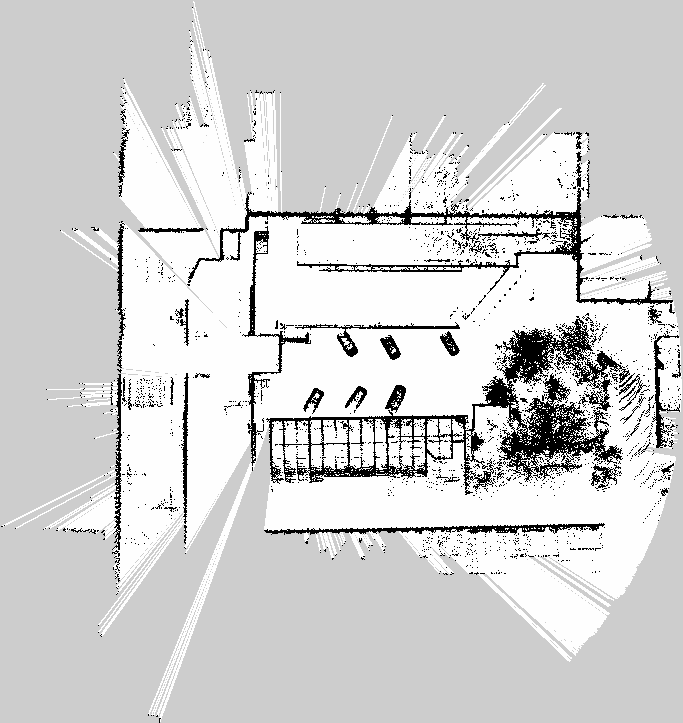
#> input picture d_2_n/repeat_0/map.pgm, 683 x 723 px, found by its file name
$ python planner.py
#> lines starting #> are read from the running program, lines starting #| are printed output that depends on the picture; after the words box and inside, x2 and y2 are one past the last pixel; in counts of white or black regions, pixels touching at a corner belong together
import cv2
import numpy as np

from pathfinding.core.diagonal_movement import DiagonalMovement
from pathfinding.core.grid import Grid
from pathfinding.finder.a_star import AStarFinder


def plan_and_plot(start, end, finder, grid, colour):
    if not start.walkable:
        print("Start is occupied")
        output[start.y][start.x] = colour
        cv2.imshow('Map + path', output)
        cv2.waitKey(0)
        cv2.destroyAllWindows()
        exit()

    if not end.walkable:
        print("Goal is occupied")
        output[start.y][start.x] = colour
        cv2.imshow('Map + path', output)
        cv2.waitKey(0)
        cv2.destroyAllWindows()
        exit()

    path, runs = finder.find_path(start, end, grid)

    for pixel in path:
        output[pixel[1]][pixel[0]] = colour


# session = 'wed_teach'
session = 'repeat_0'
# session = 'repeat_2'
# session = 'repeat_4'
# session = 'repeat_6'

map = cv2.imread('/home/marwan/fyp/lt_experiments/d_2_n/' + session + '/map.pgm')
#> map is the input picture: shape (723, 683, 3); min 0, max 254, mean 210.2

inverted_map = cv2.bitwise_not(map)
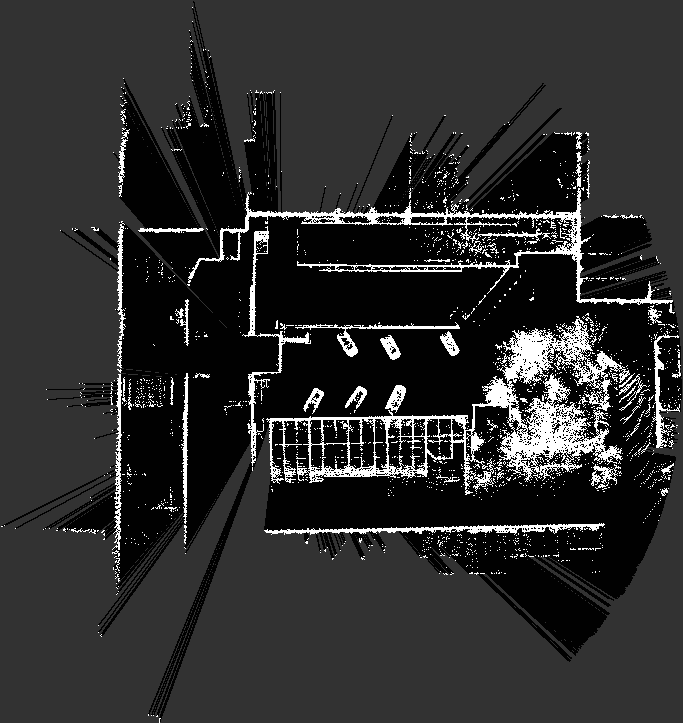
#> inverted_map: shape (723, 683, 3); min 1, max 255, mean 44.8

# Inflate by 3 cells, 3*0.15=0.45, robot raduis=~0.33
kernel = np.ones((6, 6), np.uint8)

inflated_map = cv2.dilate(inverted_map, kernel, iterations=1)
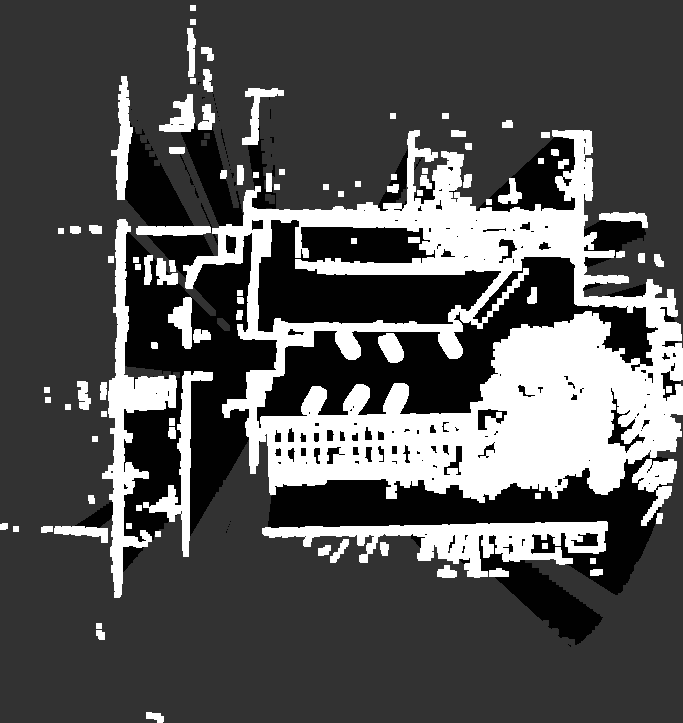
#> inflated_map: shape (723, 683, 3); min 1, max 255, mean 83.7
inflated_map = cv2.bitwise_not(inflated_map)

delta_zone = map - inflated_map
delta_zone[np.where((delta_zone == [254, 254, 254]).all(axis=2))] = [0, 0, 150]
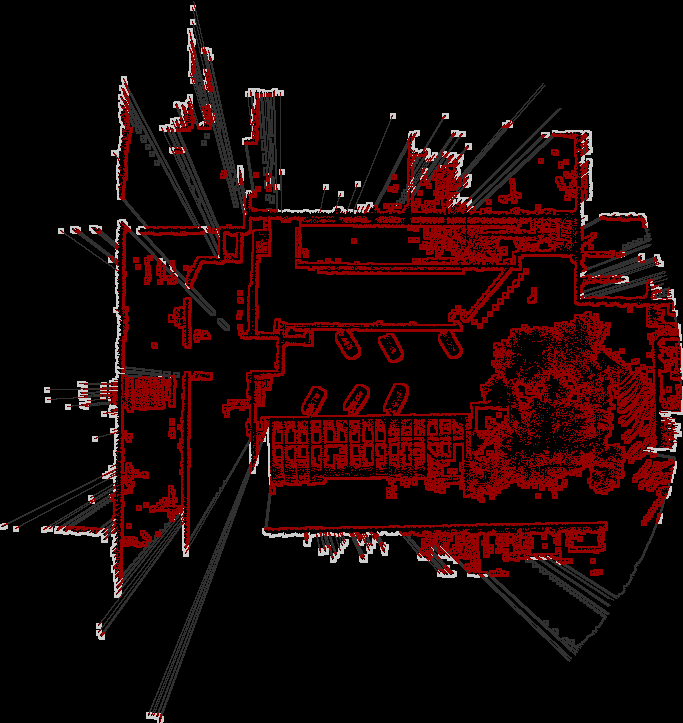
#> delta_zone: shape (723, 683, 3); mean B, G, R 5.5, 5.5, 25.3


# I want to put logo on top-left corner, So I create a ROI
rows, cols, channels = delta_zone.shape
#> rows = 723; cols = 683; channels = 3
roi = map[0:rows, 0:cols]

# Now create a mask of logo and create its inverse mask also
delta_gray = cv2.cvtColor(delta_zone, cv2.COLOR_BGR2GRAY)

ret, mask = cv2.threshold(delta_gray, 10, 255, cv2.THRESH_BINARY)
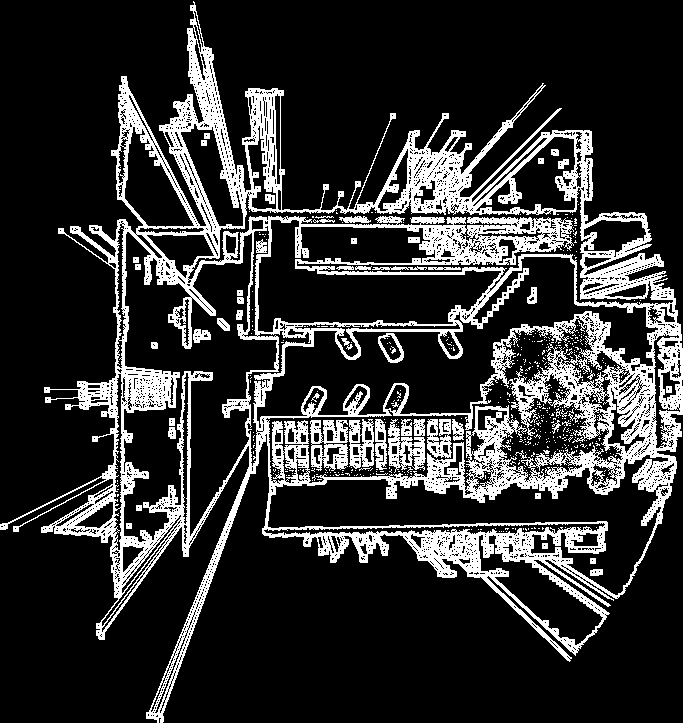
#> mask: shape (723, 683); 19% white; 512 white regions (461 under 20 px), largest, box (x1, y1, x2, y2) and area: (0, 1, 683, 723) 85699, (310, 420, 348, 471) 1181, (388, 419, 426, 473) 950
mask_inv = cv2.bitwise_not(mask)

# Now black-out the area of logo in ROI
img1_bg = cv2.bitwise_and(roi, roi, mask=mask_inv)
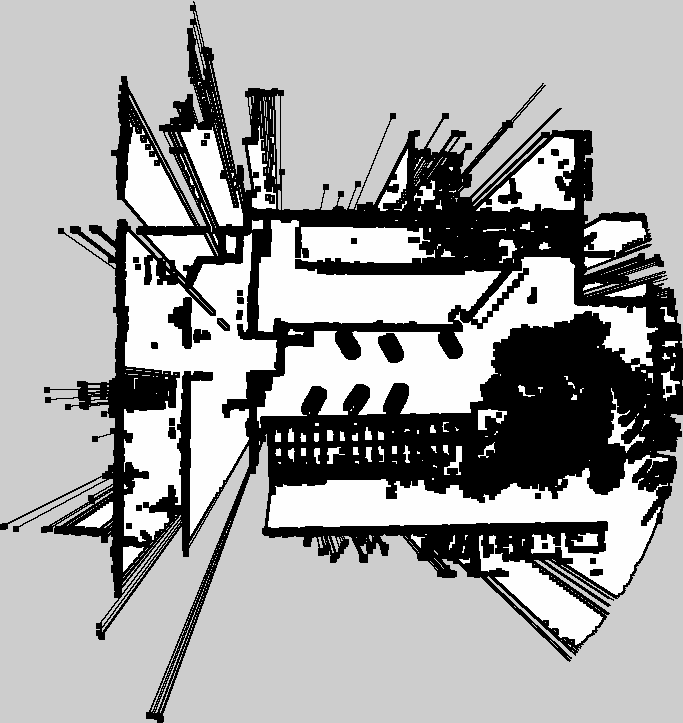
#> img1_bg: shape (723, 683, 3); min 0, max 254, mean 162.8

# Take only region of logo from logo image.
img2_fg = cv2.bitwise_and(delta_zone, delta_zone, mask=mask)

output = cv2.add(img1_bg, img2_fg)
# cv2.imshow('Inflated map', output)


map_gray = cv2.cvtColor(output, cv2.COLOR_BGR2GRAY)
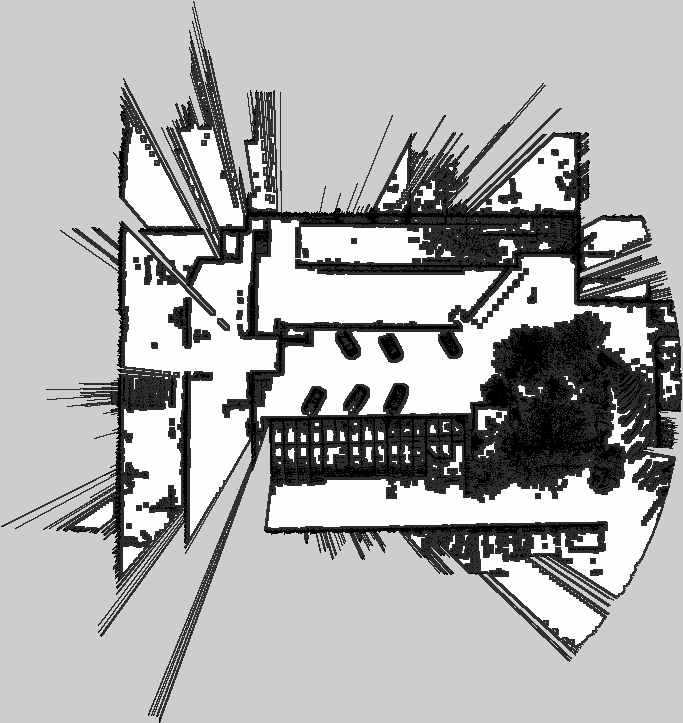
#> map_gray: shape (723, 683); min 0, max 254, mean 174.2
(thresh, bin_map) = cv2.threshold(map_gray,
                                  128, 255, cv2.THRESH_BINARY | cv2.THRESH_OTSU)
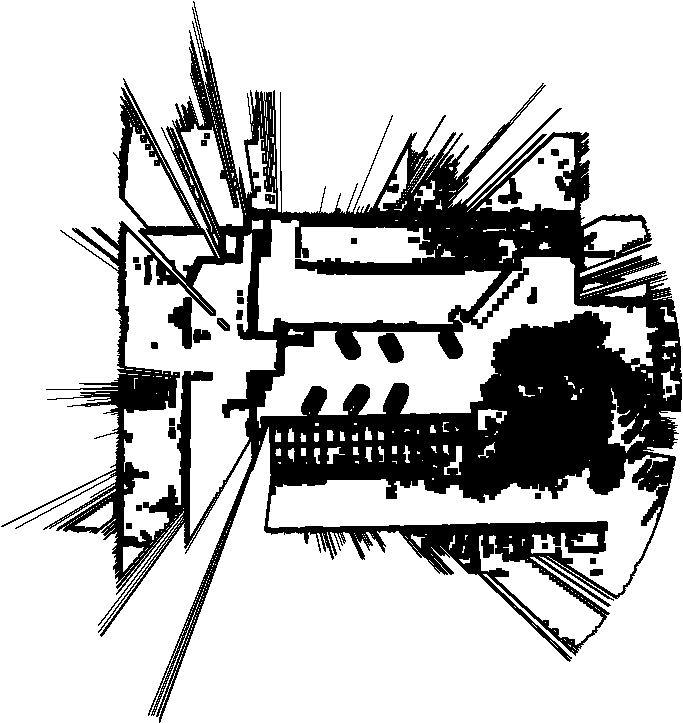
#> bin_map: shape (723, 683); 76.1% white; 28 black regions, largest, box (x1, y1, x2, y2) and area: (1, 1, 682, 723) 115765, (378, 333, 404, 363) 543, (193, 329, 211, 343) 188
#> thresh = 49
# cv2.imshow('Binary map', bin_map)


# Path planning
#> (the run stopped early here; a loop or call above may not have finished)
